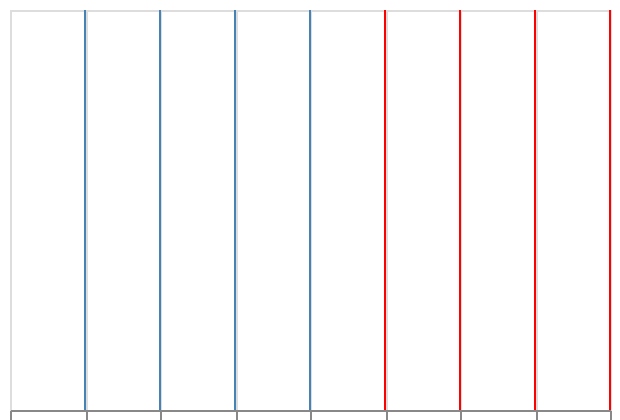

The Vega-Lite source for this figure:
### Vega-Lite specification from a JSON file in a GitHub repository (floating-point values rounded to 4 significant figures)
{"$schema": "https://vega.github.io/schema/vega-lite/v6.json", "padding": 5, "autosize": "none", "width": 300, "height": 200, "data": {"name": "table", "values": [{"c": "A", "g": "p", "x": 1, "y": 2, "v": 5, "t": "2024-01-15", "o": {"v": 3}, "IMDB Rating": 6.1, "d": "x1"}, {"c": "B", "g": "q", "x": 2, "y": 4, "v": 9, "t": "2024-02-20", "o": {"v": 7}, "IMDB Rating": 7.4, "d": "x2"}, {"c": "A", "g": "q", "x": 3, "y": 3, "v": 2, "t": "2024-03-05", "o": {"v": 1}, "IMDB Rating": 5.2, "d": "x1"}, {"c": "C", "g": "p", "x": 4, "y": 6, "v": 7, "t": "2024-05-30", "o": {"v": 4}, "IMDB Rating": 8.8, "d": "x3"}, {"c": "B", "g": "p", "x": 5, "y": 5, "v": 4, "t": "2024-07-11", "o": {"v": 9}, "IMDB Rating": 6.9, "d": "x2"}, {"c": "C", "g": "q", "x": 6, "y": 8, "v": 6, "t": "2024-09-02", "o": {"v": 2}, "IMDB Rating": 7.7, "d": "x3"}, {"c": "A", "g": "p", "x": 7, "y": 7, "v": 8, "t": "2024-11-25", "o": {"v": 5}, "IMDB Rating": 4.4, "d": "x1"}, {"c": "B", "g": "q", "x": 8, "y": 9, "v": 3, "t": "2024-12-31", "o": {"v": 8}, "IMDB Rating": 9.1, "d": "x2"}]}, "mark": "rule", "encoding": {"x": {"field": "x", "type": "quantitative"}, "color": {"condition": {"test": "datum.x > 4", "value": "red"}, "value": "steelblue"}}}
